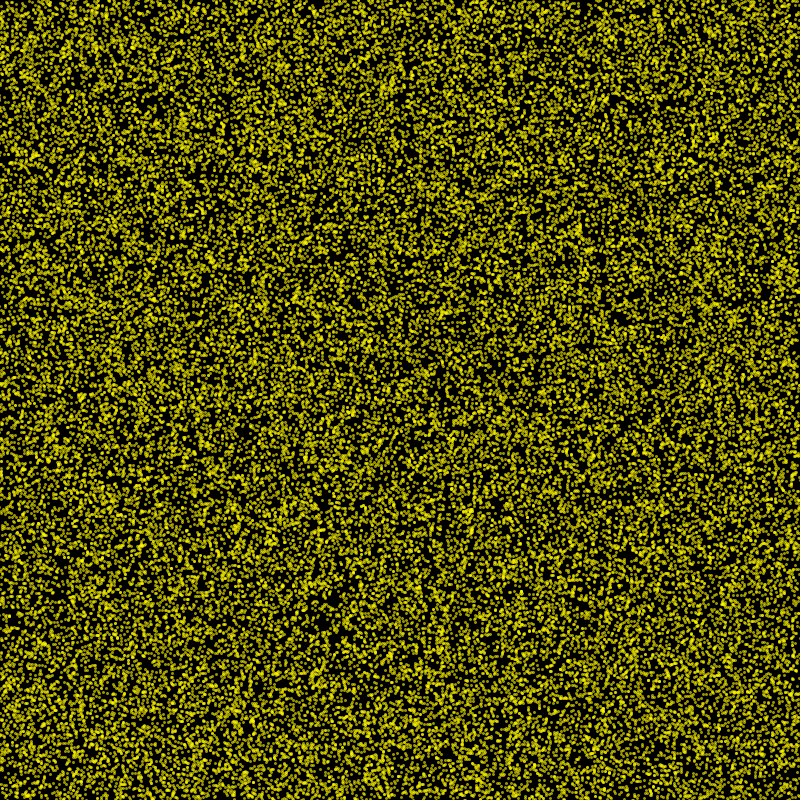
Frame 1 (no input)
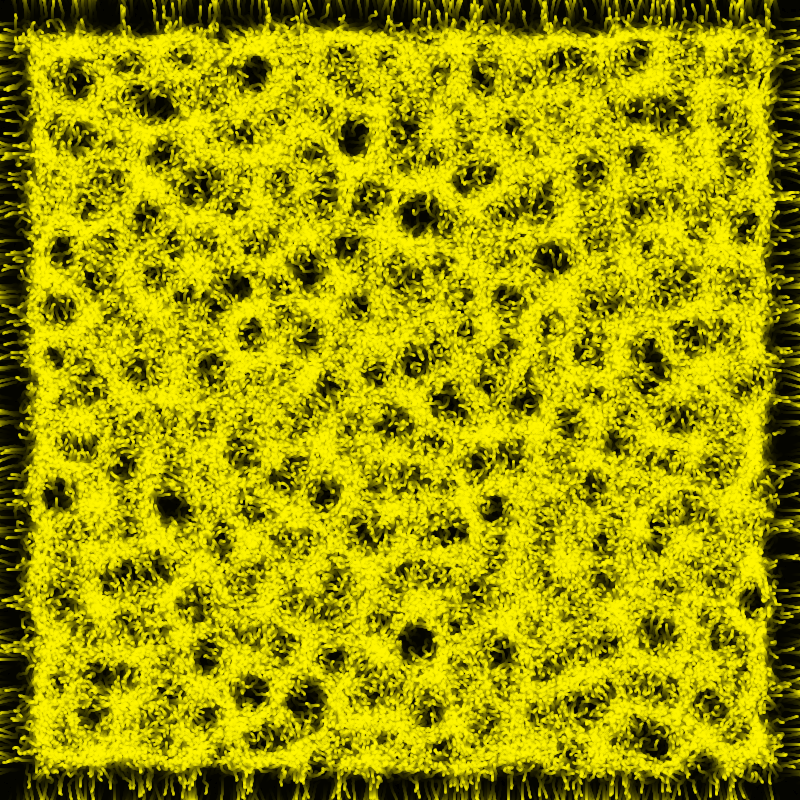
Frame 60 (the mouse pressed at the canvas centre just before this capture)
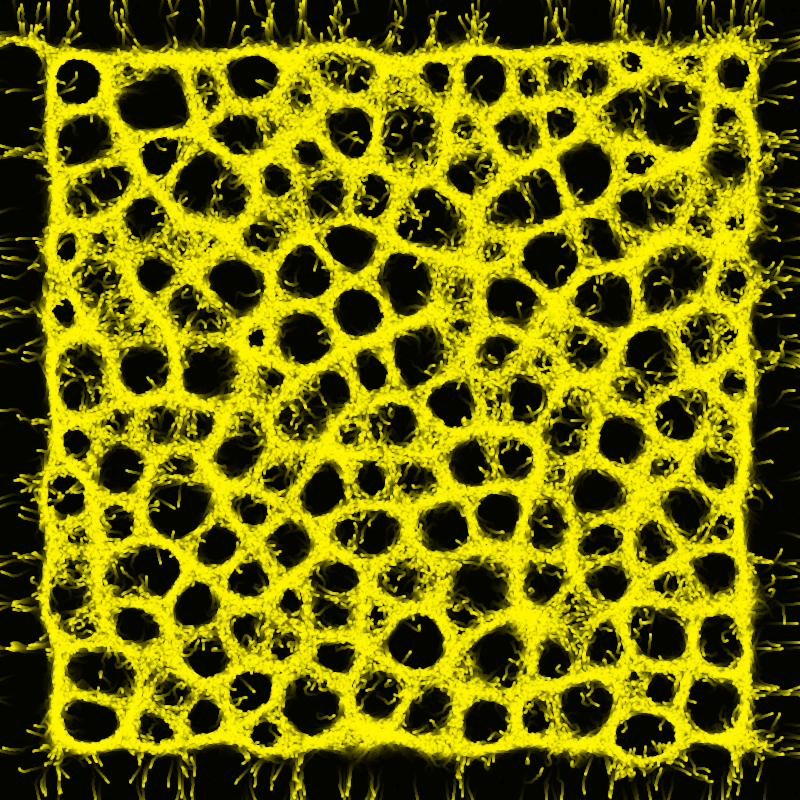
Frame 120 (the mouse held since frame 60 and released just before this capture)

The Processing sketch that drew these frames (run headless with seeded random() and noise(); from frame 60 on, the mouse is pressed at the canvas centre):

// Processing sketch: sluzowiec_ruch_pokarm
// ── sluzowiec_ruch_pokarm.pde
int NN = 55000; //ile komorek
Komorka[] k = new Komorka[NN];

void setup() {
  size(800, 800);
  background(0);
  strokeWeight(3.0);
  for (int i=0; i<NN; i++) {
    k[i] = new Komorka(random(width), random(height));
  }
}

void rysujKomorki() {
  stroke(#FFF700, 155);
  for (int i=0; i<NN; i++) {
    point(k[i].pozycja.x, k[i].pozycja.y);
  }
}

void draw() {
  noStroke();
  fill(0, 23);
  rect(0,0,width, height);
  for (int i=0; i<NN; i++) {
    k[i].aktualizuj();
  }
  rysujKomorki();
}

// ── komorka.pde
class Komorka {

  PVector pozycja;
  PVector kierunek;
  float katSkretu = PI / 4;
  float katWachania = PI / 8;
  float zasieg = 19;

  Komorka(float x, float y) {
    pozycja = new PVector(x, y);
    kierunek = PVector.random2D();
  }

  void aktualizuj() {
    wachaj();
    ruszSie();
  }

  void ruszSie() {
    pozycja.add(kierunek);
  }

  void wachaj() {
    PVector Fpoz = pozycja.copy().add(PVector.mult(kierunek, zasieg));
    PVector FLpoz = pozycja.copy().add(PVector.mult(kierunek, zasieg).rotate(-katWachania));
    PVector FRpoz = pozycja.copy().add(PVector.mult(kierunek, zasieg).rotate(katWachania));

    color F = get(int(Fpoz.x), int(Fpoz.y));
    color FL = get(int(FLpoz.x), int(FLpoz.y));
    color FR = get(int(FRpoz.x), int(FRpoz.y));

    if (F>FL && F>FR) {
      //nie zmieniam kierunku
    } else if (F<FL && F<FR) {
      if (random(1.0) < 0.5)
        kierunek.rotate(-katSkretu);
      else
        kierunek.rotate(katSkretu);
    } else if (FL < FR) {
      kierunek.rotate(katSkretu);
    } else if (FR < FL) {
      kierunek.rotate(-katSkretu);
    }
  }
}
